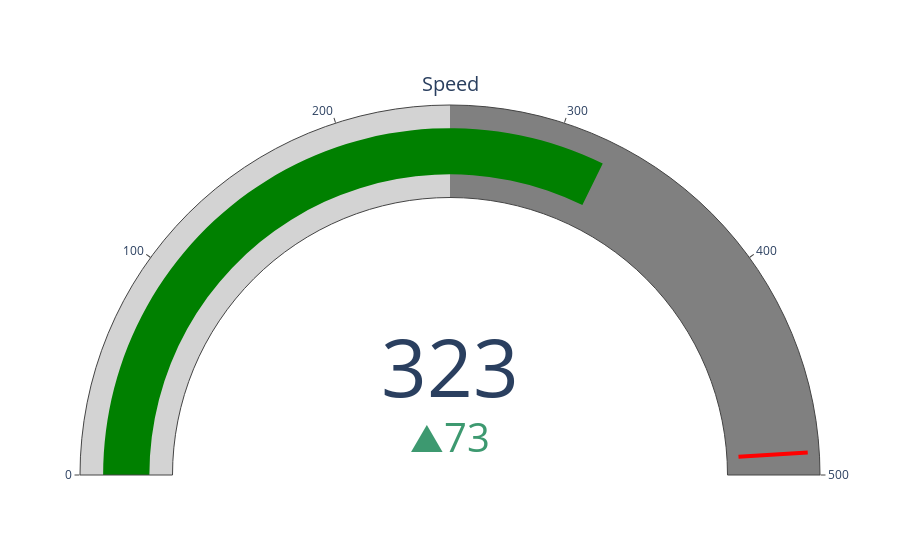

Here is the notebook cell this chart was saved with:
### Code cell
original = input("대본 입력: ")
stt_str, sec = audio_stt("Test_3min_audio.wav")
s_doc = put(stt_str)
m_doc, doc_filler = check_filler(s_doc)
doc = sentence_modify(m_doc)
speed = check_speed(doc, sec)

print("your filler :", doc_filler)
print()
print("modify text :", doc)
print()
cos(doc, original)

### Figure 1 — Plotly figure (JSON) as saved in the notebook; plotly's stock layout.template omitted (floating-point values rounded to 4 significant figures)
{"data": [{"delta": {"reference": 250}, "domain": {"x": [0, 1], "y": [0, 1]}, "gauge": {"axis": {"range": [null, 500]}, "steps": [{"color": "lightgray", "range": [0, 250]}, {"color": "gray", "range": [250, 500]}], "threshold": {"line": {"color": "red", "width": 4}, "thickness": 0.75, "value": 490}}, "mode": "gauge+number+delta", "title": {"text": "Speed"}, "type": "indicator", "value": 322.6}], "layout": {}}
